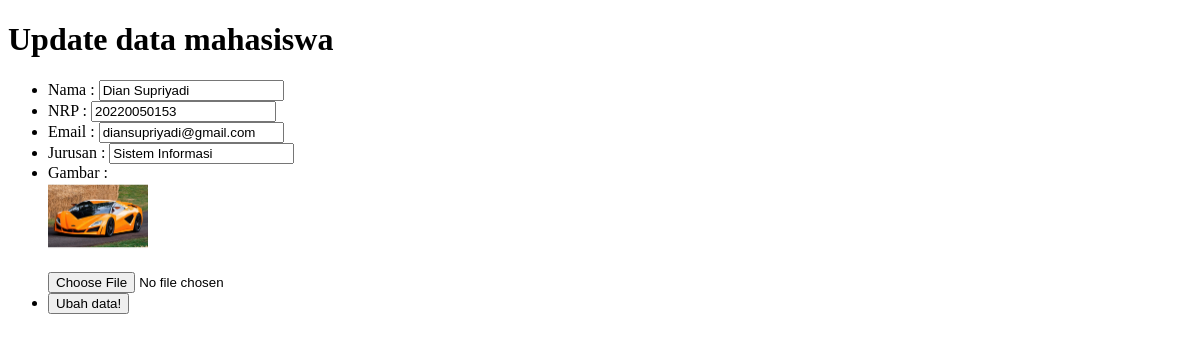
The app's page /ubah.php?id=1 (signed in), older data.
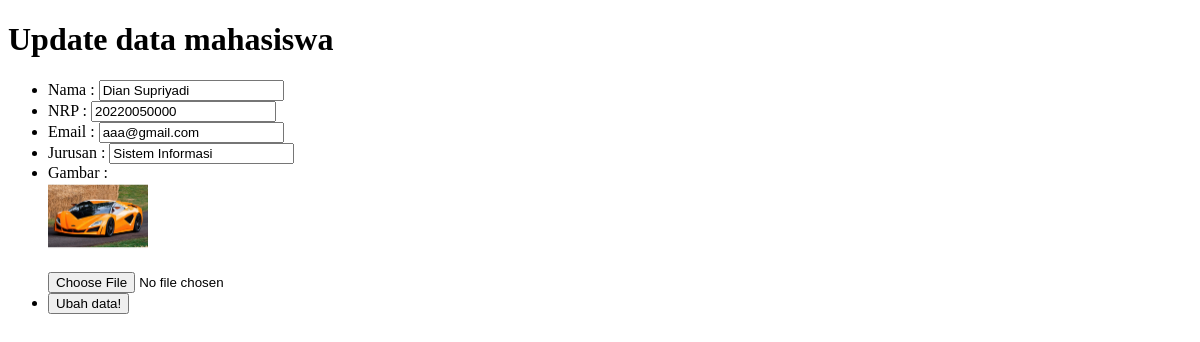
The same page, newer data.
### tables this page shows
CREATE TABLE `mahasiswa` (
  `id` int(11) NOT NULL,
  `nama` varchar(100) NOT NULL,
  `nrp` char(11) NOT NULL,
  `email` varchar(100) NOT NULL,
  `jurusan` varchar(100) NOT NULL,
  `gambar` varchar(100) NOT NULL
);

### functions.php (called while the page is built, shortened)
<?php
$conn = mysqli_connect("localhost","root","","phpdasar");
function query($query) {
  global $conn;
  $result = mysqli_query($conn, $query);
  $rows = [];
  while( $row = mysqli_fetch_assoc($result)) {
    $rows[] = $row;
  }
  return $rows;
}
?>

### ubah.php (the view, shortened to what this page needs)
<?php
require 'functions.php';
$id = $_GET["id"];
$mhs = query("SELECT * FROM mahasiswa WHERE id = $id")[0];
?>
<!DOCTYPE html>
<html lang="en">
<head>
</head>
<body>
  <h1>Update data mahasiswa</h1>
<form action="" method="post" enctype="multipart/form-data">
  <ul>
    <li>
      <label for="nama">Nama : </label>
      <input type="text" name="nama" id="nama" value="<?= $mhs["nama"]; ?>">
    </li>
    <li>
      <label for="nrp">NRP : </label>
      <input type="text" name="nrp" id="nrp" value="<?= $mhs["nrp"]; ?>">
    </li>
    <li>
      <label for="email">Email : </label>
      <input type="text" name="email" id="email" value="<?= $mhs["email"]; ?>">
    </li>
    <li>
      <label for="jurusan">Jurusan : </label>
      <input type="text" name="jurusan" id="jurusan" value="<?= $mhs["jurusan"]; ?>">
    </li>
    <li>
      <label for="gambar">Gambar : </label><br>
      <img src="img/<?= $mhs['gambar']; ?>" alt="" width="100"><br><br>
      <input type="file" name="gambar" id="gambar">
    </li>
    <li>
      <button type="submit" name="submit">Ubah data!</button>
    </li>
  </ul>
</form>
</body>
</html>

Row changes from the older to the newer data that the page shows:
changed mahasiswa "Dian Supriyadi": nrp "20220050153" → "20220050000"; email "diansupriyadi@gmail.com" → "aaa@gmail.com"
